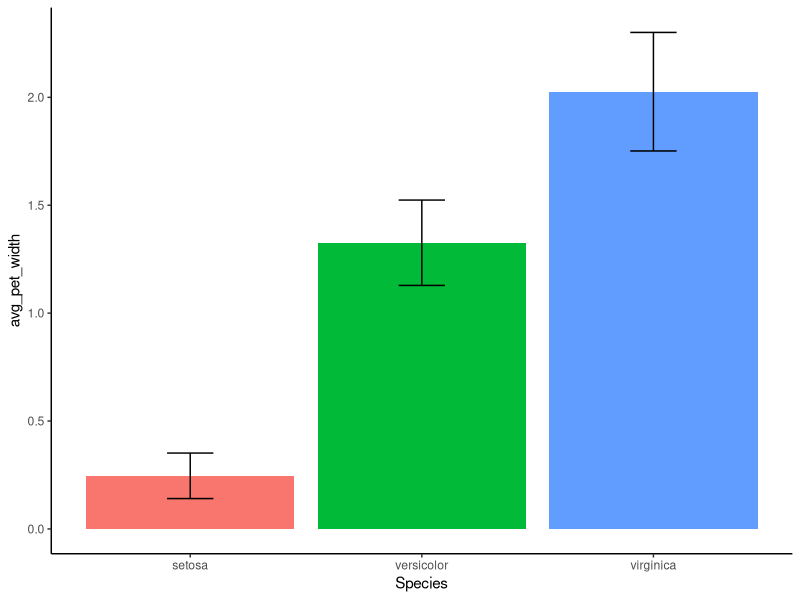
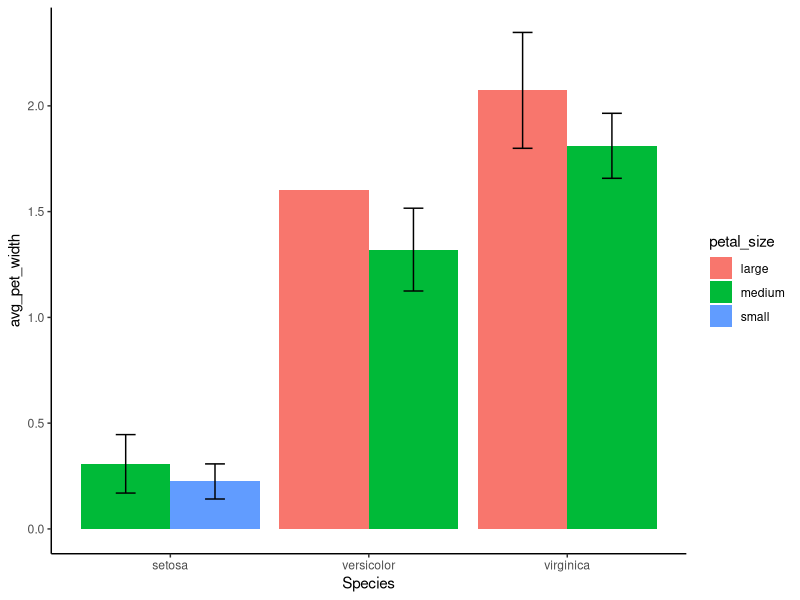

Generate these figures, in order, with R:
## ---- chunk 1
library(tidyverse)

knitr::opts_chunk$set(echo = TRUE)
## ---- chunk 2
iris %>%
  group_by(Species) %>%
  summarize(avg_pet_width = mean(Petal.Width),
            sd_pet_width = sd(Petal.Width)) %>%
  ungroup() %>%

ggplot(aes(x = Species, y = avg_pet_width)) +
# geom_col() takes the number and plots a bar that high instead of having to 
# use the argument "stat = 'identity'" in geom_bar()
  geom_col(aes(fill = Species)) +
# have to supply the start and end of the error bar, which should be the mean
# =/- either standard deviation or standard error
  geom_errorbar(aes(ymin = avg_pet_width - sd_pet_width, 
                    ymax = avg_pet_width + sd_pet_width),
# sets the width of the crossbar
                width = 0.2) +
  theme_classic() +
  theme(legend.position = 'none')
## ---- chunk 3
iris %>%
# make an additional categorial column, so I have another column to dodge on
  mutate(petal_size = case_when(Petal.Length < 1.6 ~ 'small',
                                Petal.Length >= 1.6 & 
                                  Petal.Length < 5.1 ~ 'medium',
                                Petal.Length >= 5.1 ~ 'large')) %>%
  group_by(Species, petal_size) %>%
  summarize(avg_pet_width = mean(Petal.Width),
            sd_pet_width = sd(Petal.Width)) %>%
  ungroup() %>%

# Note that the large versicolor bar doesn't have error bars; it has only one 
# value in it, so standard deviation cannot be computed. If you need to remove
# error bars on a single bar or a few bars could set the sd to NA
ggplot(aes(x = Species, y = avg_pet_width, fill = petal_size)) +
  geom_col(position = 'dodge') +
  geom_errorbar(aes(ymin = avg_pet_width - sd_pet_width, 
                    ymax = avg_pet_width + sd_pet_width),
                width = 0.2,
# Need this argument so the error bars are centered on the dodged bars and not
# on the categorical value on the x-axis. 0.9 seems to look good
                position = position_dodge(0.9)) +
  theme_classic()
